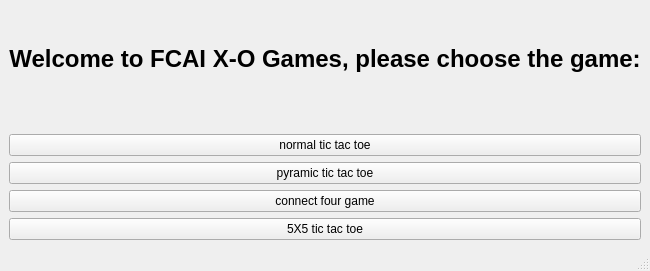
<?xml version="1.0" encoding="UTF-8"?>
<ui version="4.0">
 <class>MainWindow</class>
 <widget class="QMainWindow" name="MainWindow">
  <property name="geometry">
   <rect>
    <x>0</x>
    <y>0</y>
    <width>640</width>
    <height>271</height>
   </rect>
  </property>
  <property name="windowTitle">
   <string>MainWindow</string>
  </property>
  <widget class="QWidget" name="centralwidget">
   <layout class="QVBoxLayout" name="verticalLayout_2">
    <item>
     <widget class="QLabel" name="label">
      <property name="font">
       <font>
        <pointsize>18</pointsize>
        <bold>true</bold>
       </font>
      </property>
      <property name="text">
       <string>Welcome to FCAI X-O Games, please choose the game:</string>
      </property>
      <property name="alignment">
       <set>Qt::AlignCenter</set>
      </property>
     </widget>
    </item>
    <item>
     <spacer name="verticalSpacer">
      <property name="orientation">
       <enum>Qt::Vertical</enum>
      </property>
      <property name="sizeType">
       <enum>QSizePolicy::Preferred</enum>
      </property>
      <property name="sizeHint" stdset="0">
       <size>
        <width>20</width>
        <height>20</height>
       </size>
      </property>
     </spacer>
    </item>
    <item>
     <layout class="QVBoxLayout" name="verticalLayout">
      <item>
       <widget class="QPushButton" name="pushButton">
        <property name="text">
         <string>normal tic tac toe</string>
        </property>
       </widget>
      </item>
      <item>
       <widget class="QPushButton" name="pyramicGameBtn">
        <property name="text">
         <string>pyramic tic tac toe</string>
        </property>
       </widget>
      </item>
      <item>
       <widget class="QPushButton" name="conncetFourGameBtn">
        <property name="text">
         <string>connect four game</string>
        </property>
       </widget>
      </item>
      <item>
       <widget class="QPushButton" name="FiveXFiveGameBtn">
        <property name="text">
         <string>5X5 tic tac toe</string>
        </property>
       </widget>
      </item>
     </layout>
    </item>
   </layout>
  </widget>
  <widget class="QMenuBar" name="menubar">
   <property name="geometry">
    <rect>
     <x>0</x>
     <y>0</y>
     <width>640</width>
     <height>21</height>
    </rect>
   </property>
  </widget>
  <widget class="QStatusBar" name="statusbar"/>
 </widget>
 <resources/>
 <connections/>
</ui>
